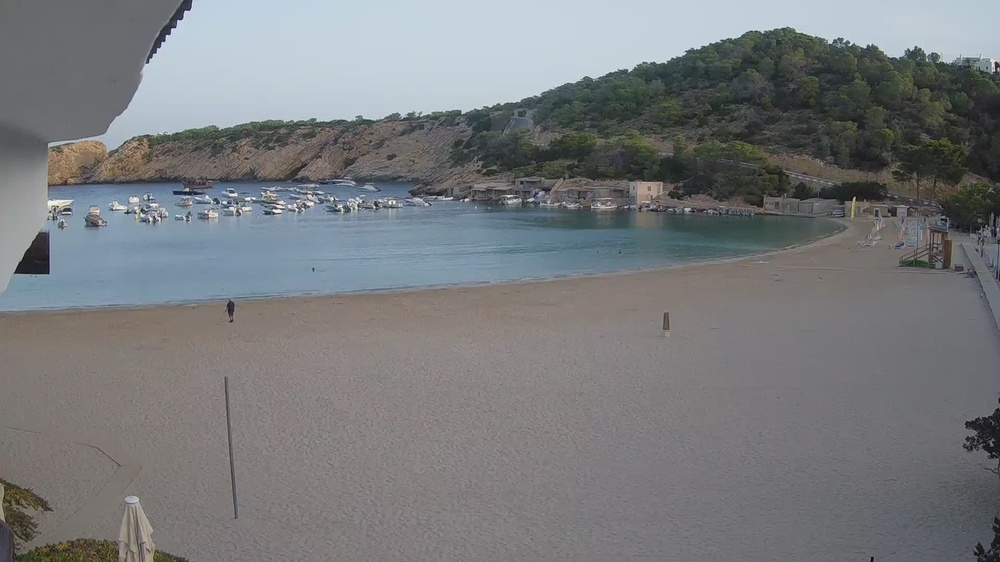
#> input picture code_testing/shihab/raw_images/1660370400.jpg, 1000 x 562 px, shrunk from 1920 x 1080 before the run
$ python testing.py   (older library calls are emulated)
#> lines starting #> are read from the running program, lines starting #| are printed output that depends on the picture; after the words box and inside, x2 and y2 are one past the last pixel; in counts of white or black regions, pixels touching at a corner belong together
### code_testing/shihab/preprocessing.py
import cv2
import numpy as np
import matplotlib.pyplot as plt
import os

def pre_process_image(image):
    # 1. Convert to grayscale
    gray = cv2.cvtColor(image, cv2.COLOR_BGR2GRAY)

    # # 2. Apply Gaussian Blur (optional)
    # # Comment out this line if blurring is not required
    # gray = cv2.GaussianBlur(gray, (5, 5), 0)

    # # 3. Apply Thresholding (optional)
    # # Comment out this line if thresholding is not required
    # _, gray = cv2.threshold(gray, 128, 255, cv2.THRESH_BINARY)

    return gray


def apply_edge_filters_from_folder(folder_path):
    """
    Applies Laplacian, Sobel (x and y), and Prewitt (x and y) filters to all images in a folder.
    Displays the results using matplotlib.

    Args:
        folder_path (str): Path to the folder containing image files.
    """
#> called with folder_path = 'raw_images/'
    # Check if folder exists
    if not os.path.exists(folder_path):
        print(f"Error: Folder {folder_path} does not exist.")
        return

    # Get list of image files in the folder
    image_files = [os.path.join(folder_path, file) for file in os.listdir(folder_path) if file.lower().endswith(('.png', '.jpg', '.jpeg', '.bmp', '.tiff'))]

    if not image_files:
        print("No image files found in the folder.")
        return

    print(f"Processing {len(image_files)} image(s) from the folder: {folder_path}")

    for img_path in image_files:
        # Read image in grayscale
        img = cv2.imread(img_path)
#> img is the input picture: shape (562, 1000, 3); mean B, G, R 124.3, 122.3, 119.9
        img = pre_process_image(img)
        if img is None:
            print(f"Could not load image: {img_path}")
            continue

        # Apply Laplacian filter
        laplacian = cv2.Laplacian(img, cv2.CV_64F)
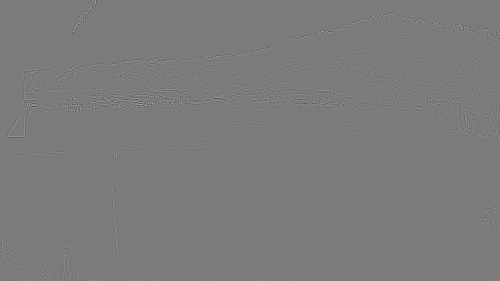
#> laplacian: shape (562, 1000) float64 (shown at 1/2 size); min -308, max 328, mean 0; drawn with min black and max white
        laplacian = cv2.convertScaleAbs(laplacian)

        # Apply Sobel filters
        sobel_x = cv2.Sobel(img, cv2.CV_64F, 1, 0, ksize=3)
        sobel_x = cv2.convertScaleAbs(sobel_x)

        sobel_y = cv2.Sobel(img, cv2.CV_64F, 0, 1, ksize=3)
        sobel_y = cv2.convertScaleAbs(sobel_y)

        sobel_combined = cv2.addWeighted(sobel_x, 0.5, sobel_y, 0.5, 0)
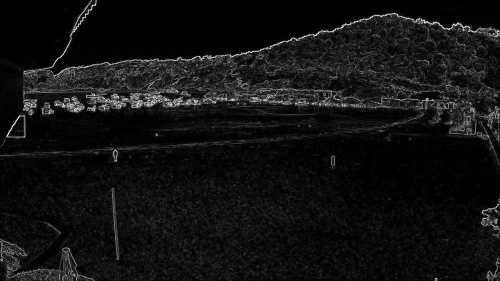
#> sobel_combined: shape (562, 1000) (shown at 1/2 size); min 0, max 255, mean 17.9

        # Apply Prewitt filters
        prewitt_kernel_x = np.array([[-1, 0, 1],
                                     [-1, 0, 1],
                                     [-1, 0, 1]])
        prewitt_kernel_y = np.array([[-1, -1, -1],
                                     [ 0,  0,  0],
                                     [ 1,  1,  1]])

        prewitt_x = cv2.filter2D(img, -1, prewitt_kernel_x)
        prewitt_y = cv2.filter2D(img, -1, prewitt_kernel_y)
        prewitt_combined = cv2.addWeighted(prewitt_x, 0.5, prewitt_y, 0.5, 0)

        # Display results using matplotlib
        plt.figure(figsize=(12, 8))
        plt.subplot(2, 3, 1), plt.imshow(img, cmap='gray'), plt.title("Original Image")
        plt.axis("off")
        plt.subplot(2, 3, 2), plt.imshow(laplacian, cmap='gray'), plt.title("Laplacian")
        plt.axis("off")
        plt.subplot(2, 3, 3), plt.imshow(sobel_combined, cmap='gray'), plt.title("Sobel (Combined)")
        plt.axis("off")
        plt.subplot(2, 3, 4), plt.imshow(prewitt_x, cmap='gray'), plt.title("Prewitt (X)")
        plt.axis("off")
        plt.subplot(2, 3, 5), plt.imshow(prewitt_y, cmap='gray'), plt.title("Prewitt (Y)")
        plt.axis("off")
        plt.subplot(2, 3, 6), plt.imshow(prewitt_combined, cmap='gray'), plt.title("Prewitt (Combined)")
        plt.axis("off")
        plt.suptitle(f"Filters Applied: {os.path.basename(img_path)}", fontsize=16)
        plt.tight_layout()
        plt.show()
#> pass 2 of the loop in apply_edge_filters_from_folder, `for img_path in image_files:`:
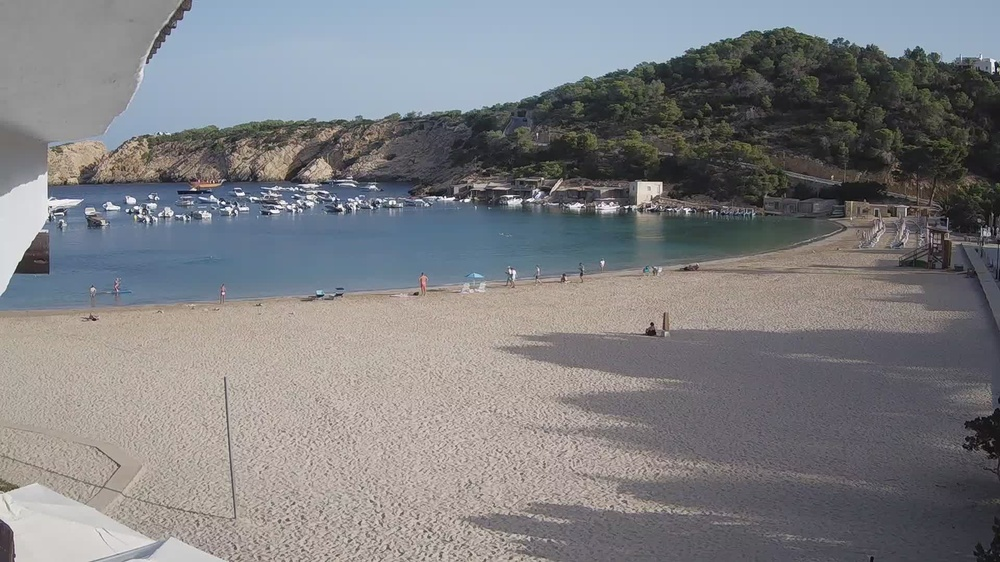
#> input picture code_testing/shihab/raw_images/1660374000.jpg, 1000 x 562 px, shrunk from 1920 x 1080 before the run
#> in apply_edge_filters_from_folder, img is the input picture: shape (562, 1000, 3); mean B, G, R 129, 126.2, 126
#> in apply_edge_filters_from_folder, `sobel_y = cv2.Sobel(img, cv2.CV_64F, 0, 1, ksize=3)`:
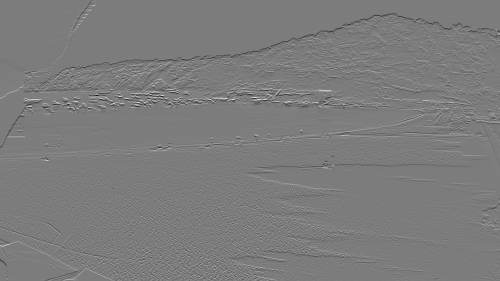
#> sobel_y: shape (562, 1000) float64 (shown at 1/2 size); min -799, max 835, mean -0.5; drawn with min black and max white
#> in apply_edge_filters_from_folder, `prewitt_combined = cv2.addWeighted(prewitt_x, 0.5, prewitt_y, 0.5, 0)`:
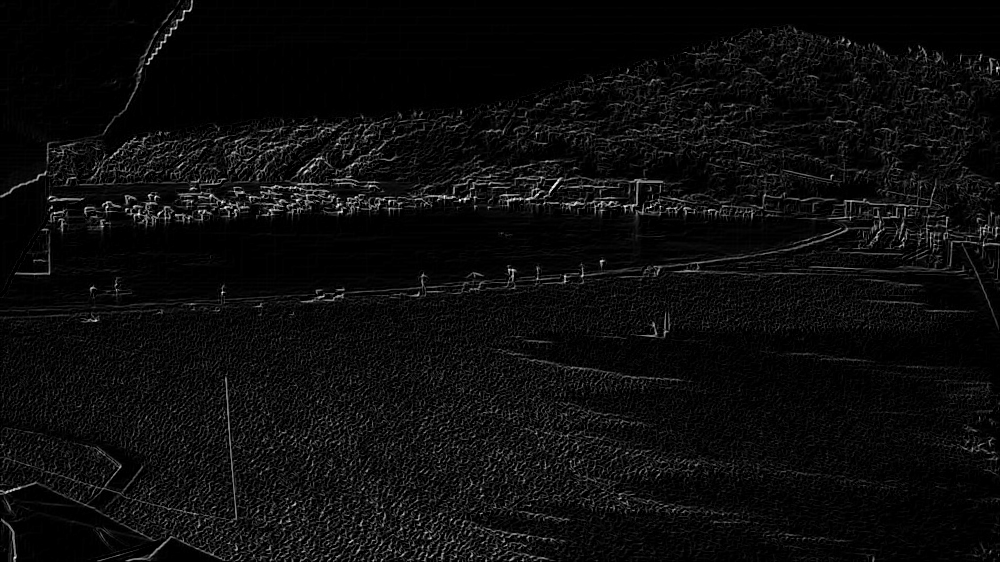
#> prewitt_combined: shape (562, 1000); min 0, max 255, mean 12.3

folder_path = "raw_images/"
apply_edge_filters_from_folder(folder_path)

### code_testing/shihab/testing.py
import cv2
import numpy as np
import glob
import matplotlib.pyplot as plt
import preprocessing

# image_paths = glob.glob("raw_images/*.jpg")
# background_path = "raw_images/background/1660366800.jpg"

def count_people_on_beach(image_paths, background_path):
    """
    Count people on beach images by comparing with an empty beach background

    Args:
        image_paths (list): List of paths to input images
        background_path (str): Path to empty beach image
    """
#> called with background_path = 'raw_images/background/1660366800.jpg'
    # Read background image
    background = cv2.imread(background_path)
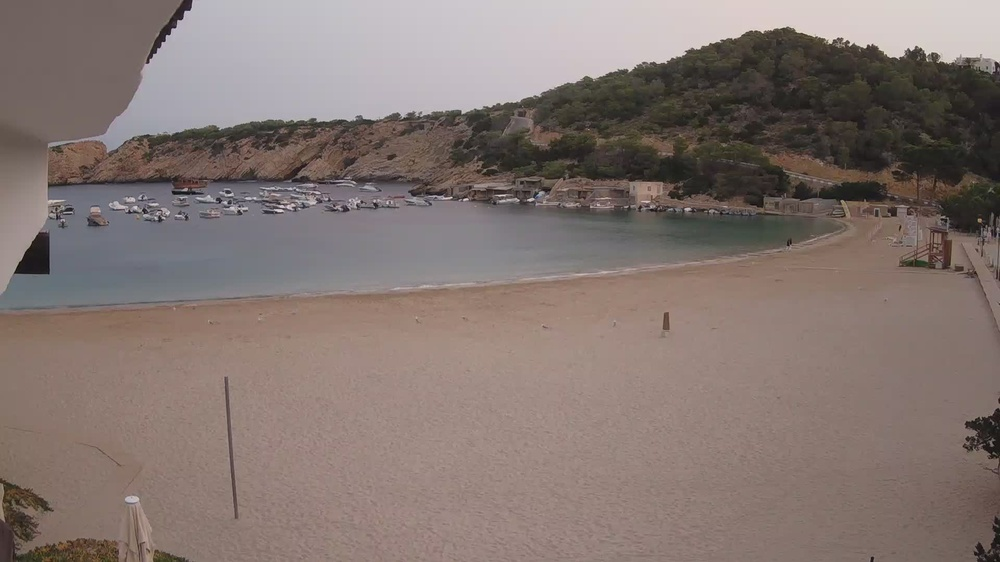
#> input picture code_testing/shihab/raw_images/background/1660366800.jpg, 1000 x 562 px, shrunk from 1920 x 1080 before the run
#> background is the input picture: shape (562, 1000, 3); mean B, G, R 113.2, 117.8, 131.5
    if background is None:
        raise ValueError(f"Could not read background image: {background_path}")

    # Convert background to grayscale
    background_gray = cv2.cvtColor(background, cv2.COLOR_BGR2GRAY)

    # Process each image
    for img_path in image_paths:
        # Read image
        img = cv2.imread(img_path)
        if img is None:
            print(f"Could not read image: {img_path}")
            continue

        # Convert to grayscale
        img_gray = cv2.cvtColor(img, cv2.COLOR_BGR2GRAY)

        # Ensure images have same dimensions
        if img_gray.shape != background_gray.shape:
            print(f"Image {img_path} has different dimensions than background")
            continue

        # Subtract background
        diff = cv2.absdiff(img_gray, background_gray)

        # Apply Gaussian blur to reduce noise
        blurred = cv2.GaussianBlur(diff, (5, 5), 0)

        # Apply threshold to create binary image
        _, thresh = cv2.threshold(blurred, 30, 255, cv2.THRESH_BINARY)
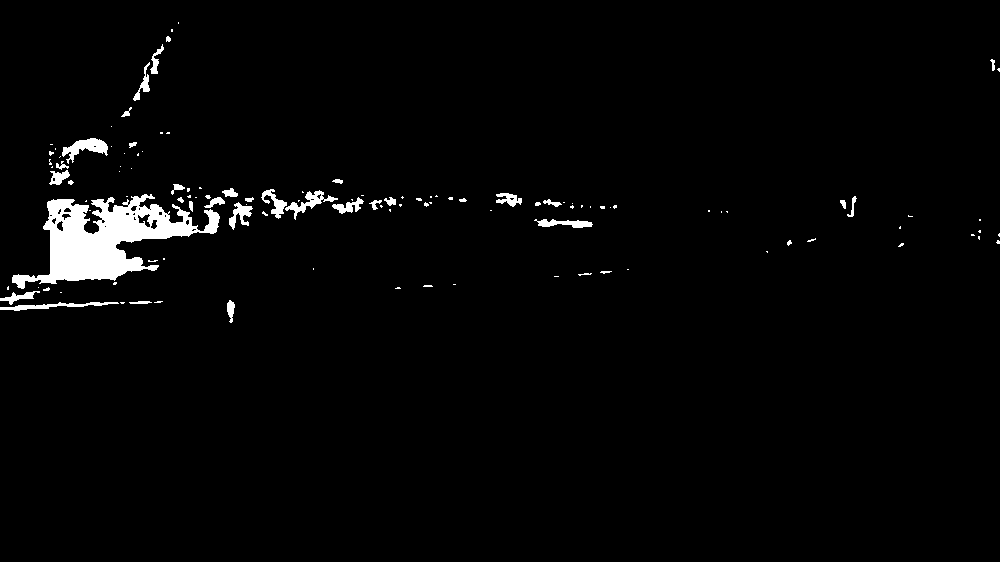
#> thresh: shape (562, 1000); 2.4% white; 119 white regions (82 under 20 px), largest, box (x1, y1, x2, y2) and area: (12, 194, 220, 289) 8219, (62, 138, 108, 164) 524, (285, 190, 338, 220) 414

        # Apply morphological operations to remove noise and connect components
        kernel = np.ones((5,5), np.uint8)
        thresh = cv2.morphologyEx(thresh, cv2.MORPH_OPEN, kernel)
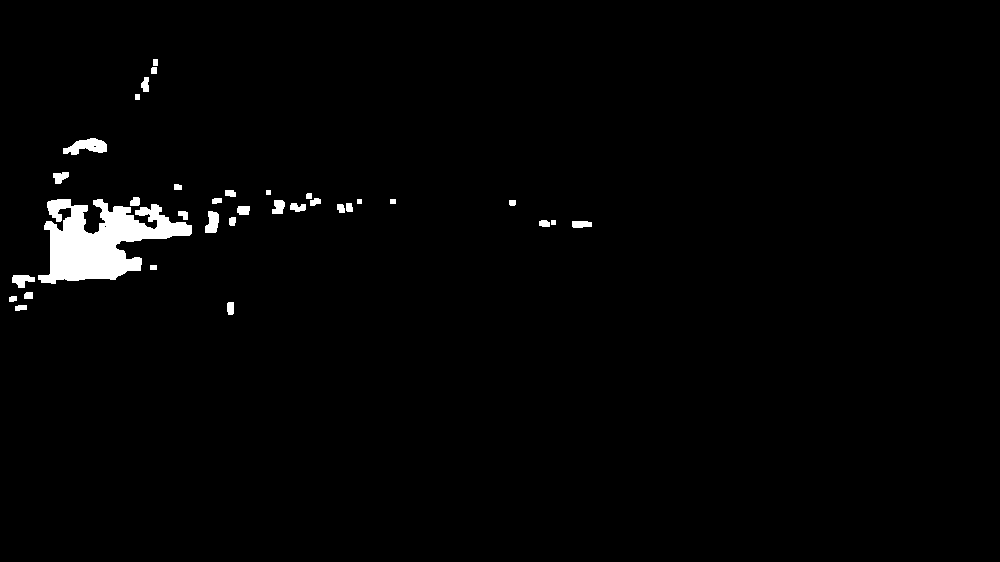
#> thresh: shape (562, 1000); 1.7% white; 34 white regions, largest, box (x1, y1, x2, y2) and area: (38, 199, 192, 284) 6923, (63, 138, 107, 155) 453, (205, 211, 219, 233) 233
        thresh = cv2.morphologyEx(thresh, cv2.MORPH_CLOSE, kernel)
#> thresh: shape (562, 1000); 1.8% white; 25 white regions

        # Find contours
        contours, _ = cv2.findContours(thresh, cv2.RETR_EXTERNAL, cv2.CHAIN_APPROX_SIMPLE)
#> contours = 25 contours, 2 with area under 20; largest, box (x1, y1, x2, y2) and area: (12, 197, 192, 288) 7390, (63, 138, 107, 155) 409, (205, 211, 219, 233) 202, (290, 193, 321, 212) 184, (272, 200, 285, 214) 126

        # Filter contours based on area to remove small noise
        min_area = 50  # Adjust this value based on your image scale
        filtered_contours = [cnt for cnt in contours if cv2.contourArea(cnt) > min_area]
#> filtered_contours = 15 contours; largest, box (x1, y1, x2, y2) and area: (12, 197, 192, 288) 7390, (63, 138, 107, 155) 409, (205, 211, 219, 233) 202, (290, 193, 321, 212) 184, (272, 200, 285, 214) 126

        # Draw contours and count people
        result_img = img.copy()
        for cnt in filtered_contours:
            x, y, w, h = cv2.boundingRect(cnt)
            cv2.rectangle(result_img, (x, y), (x + w, y + h), (0, 255, 0), 2)
#> this loop made 15 passes
#> (x, y, w, h) on passes 1 to 8: (227, 302, 7, 13), (9, 296, 18, 15), (572, 221, 20, 7), (539, 220, 17, 7), (205, 211, 14, 22), (237, 206, 13, 9), (337, 203, 16, 10), (272, 200, 13, 14)
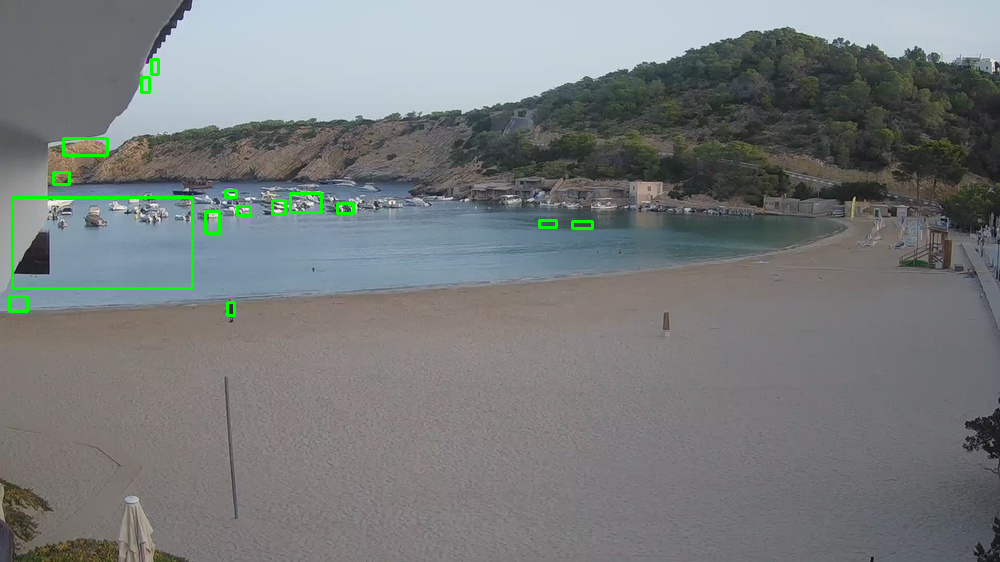
#> result_img: shape (562, 1000, 3); 0.72% of pixels changed, all inside (x1, y1, x2, y2) = (8, 58, 594, 317)

        # Calculate average person size and estimate count
        if filtered_contours:
            areas = [cv2.contourArea(cnt) for cnt in filtered_contours]
#> areas = [68.5, 87, 101.5, 80.5, 202, 91, 110, 125.5, 7390.5, 184.5, 52, 109.5, 409, 77, 60.5]
            avg_person_area = np.mean(areas)
#> avg_person_area = 609.9
            estimated_count = len(filtered_contours)
#> estimated_count = 15

            # Adjust count based on potential groups
            large_groups = sum(1 for area in areas if area > 2.5 * avg_person_area)
#> large_groups = 1
            estimated_count += large_groups  # Add extra person for each large group
#> estimated_count = 16
        else:
            estimated_count = 0

        # Display results
        plt.figure(figsize=(20, 5))

        plt.subplot(141)
        plt.title('Original Image')
        plt.imshow(cv2.cvtColor(img, cv2.COLOR_BGR2RGB))
        plt.axis('off')

        plt.subplot(142)
        plt.title('Background')
        plt.imshow(cv2.cvtColor(background, cv2.COLOR_BGR2RGB))
        plt.axis('off')

        plt.subplot(143)
        plt.title('Difference Detection')
        plt.imshow(thresh, cmap='gray')
        plt.axis('off')

        plt.subplot(144)
        plt.title(f'Detected People (Est. Count: {estimated_count})')
        plt.imshow(cv2.cvtColor(result_img, cv2.COLOR_BGR2RGB))
        plt.axis('off')

        plt.tight_layout()
        plt.show()
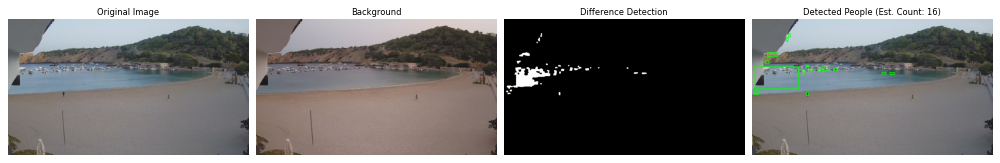
#> figure drawn by matplotlib, 4 panels

        print(f"Estimated number of people in {img_path}: {estimated_count}")
#| Estimated number of people in raw_images/1660370400.jpg: 16

        # Return detailed analysis
        analysis = {
            'image_path': img_path,
            'estimated_count': estimated_count,
            'num_contours': len(filtered_contours),
            'avg_person_area': avg_person_area if filtered_contours else 0,
            'detected_areas': areas if filtered_contours else []
        }
#> analysis = {'image_path': 'raw_images/1660370400.jpg', 'estimated_count': 16, 'num_contours': 15, 'avg_person_area': 609.9, 'detected_areas': [68.5, 87, 101.5, 80.5, 202, 91, 110, 125.5, 7390.5, 184.5, 52, 109.5, 409, 77, 60.5]}

        return analysis

def analyze_multiple_frames(image_paths, background_path):
    """
    Analyze multiple frames and compute average statistics

    Args:
        image_paths (list): List of paths to input images
        background_path (str): Path to empty beach image
    """
    all_analyses = []

    for path in image_paths:
        analysis = count_people_on_beach([path], background_path)
        if analysis:
            all_analyses.append(analysis)
#> pass 2 of the loop in analyze_multiple_frames, `for path in image_paths:`:
#> contours = 97 contours, 21 with area under 20; largest, box (x1, y1, x2, y2) and area: (0, 283, 567, 562) 92569, (551, 239, 1000, 458) 31792, (0, 0, 192, 294) 27504, (584, 447, 1000, 562) 25321, (567, 0, 1000, 63) 14424
#> filtered_contours = 44 contours; largest, box (x1, y1, x2, y2) and area: (0, 283, 567, 562) 92569, (551, 239, 1000, 458) 31792, (0, 0, 192, 294) 27504, (584, 447, 1000, 562) 25321, (567, 0, 1000, 63) 14424
#> the loop in count_people_on_beach (call 2), `for cnt in filtered_contours:` made 44 passes
#> (x, y, w, h) on passes 1 to 4: (386, 551, 16, 11), (413, 550, 35, 12), (335, 544, 13, 18), (314, 541, 20, 21)
#| Estimated number of people in raw_images/1660374000.jpg: 49
#> in analyze_multiple_frames, `analysis = count_people_on_beach([path], background_path)`: analysis = 5 items

    if all_analyses:
        avg_count = np.mean([a['estimated_count'] for a in all_analyses])
#> avg_count = 35
        print(f"\nAverage number of people across all frames: {avg_count:.1f}")
#| Average number of people across all frames: 35.0

        # Time series analysis if timestamps are available
        counts_over_time = [a['estimated_count'] for a in all_analyses]
#> counts_over_time = [16, 49, 40]
        plt.figure(figsize=(10, 5))
        plt.plot(counts_over_time)
        plt.title('People Count Over Time')
        plt.xlabel('Frame Number')
        plt.ylabel('Estimated Count')
        plt.grid(True)
        plt.show()

# Example usage
if __name__ == "__main__":
    # Get list of image paths (assuming they're in JPG format)
    image_paths = glob.glob("raw_images/*.jpg")
    background_path = "raw_images/background/1660366800.jpg"

    # Analyze single or multiple frames
    analyze_multiple_frames(image_paths, background_path)
